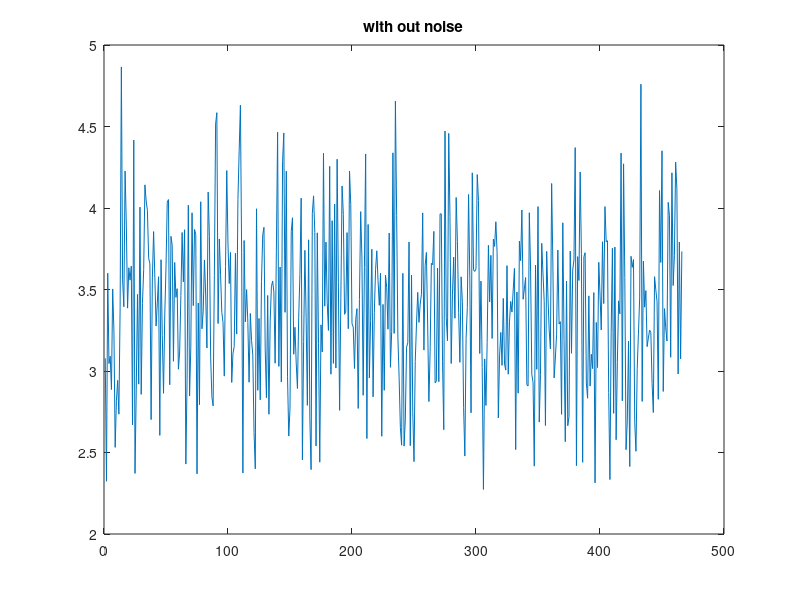

Write the MATLAB code that produced this figure. (Note: this script raises an error after producing the figure.)
clc
clear all
close all

x=unifrnd(1,6,[216+125+125 1]);
y=unifrnd(1,6,[216+125+125 1]);
u=unifrnd(1,6,[216+125+125 1]);
% ss
Z = 1+(x.^(0.5))+(y.^(-1))+(u.^(-1.5))

figure
plot(Z)
title('with out noise')
% save('Data','x','y','Z')


input = [x y u]';
output = Z';


trn_P = input(:,1:216);    % training
trn_T = output(:,1:216);   % training

tst_P = input(:,217:217+125-1);     %  test
tst_T = output(:,217:217+125-1);   % test

vrf_P = input(:,217+125:end);     %  validation
vrf_T = output(:,217+125:end);   %  validation

save ('Data_1.mat' ,'trn_P' ,'trn_T' ,'tst_P', 'tst_T' ,'vrf_P' ,'vrf_T')


figure;
normplot(Z);
figure;
histogram(u.^(-1.5));

%% Noise

% Low Gaussian variance: 
noise_var = 0.005;
load Data_1.mat

trn_T = normrnd(0,noise_var,size(trn_T))+trn_T;     
tst_T = normrnd(0,noise_var,size(tst_T)) + tst_T;     
vrf_T = normrnd(0,noise_var,size(vrf_T)) + vrf_T;     
figure
plot([trn_T tst_T vrf_T])
title('low noise')
save Data_noise_L trn_P trn_T tst_P tst_T vrf_P vrf_T
clear all
%%
% Medium Gaussian variance: 
noise_var = 0.05;
load Data_1.mat

trn_T = normrnd(0,noise_var,size(trn_T))+trn_T;     
tst_T = normrnd(0,noise_var,size(tst_T)) + tst_T;     
vrf_T = normrnd(0,noise_var,size(vrf_T)) + vrf_T;     
figure
plot([trn_T tst_T vrf_T])
title('medium noise')

save Data_noise_M trn_P trn_T tst_P tst_T vrf_P vrf_T
clear all

%%
% High Gaussian variance: 
noise_var = 0.3;
load Data_1.mat
trn_T = normrnd(0,noise_var,size(trn_T))+trn_T;     
tst_T = normrnd(0,noise_var,size(tst_T)) + tst_T;     
vrf_T = normrnd(0,noise_var,size(vrf_T)) + vrf_T;       
figure
plot([trn_T tst_T vrf_T])
title('High noise')

save Data_noise_H trn_P trn_T tst_P tst_T vrf_P vrf_T

clear all
%%



